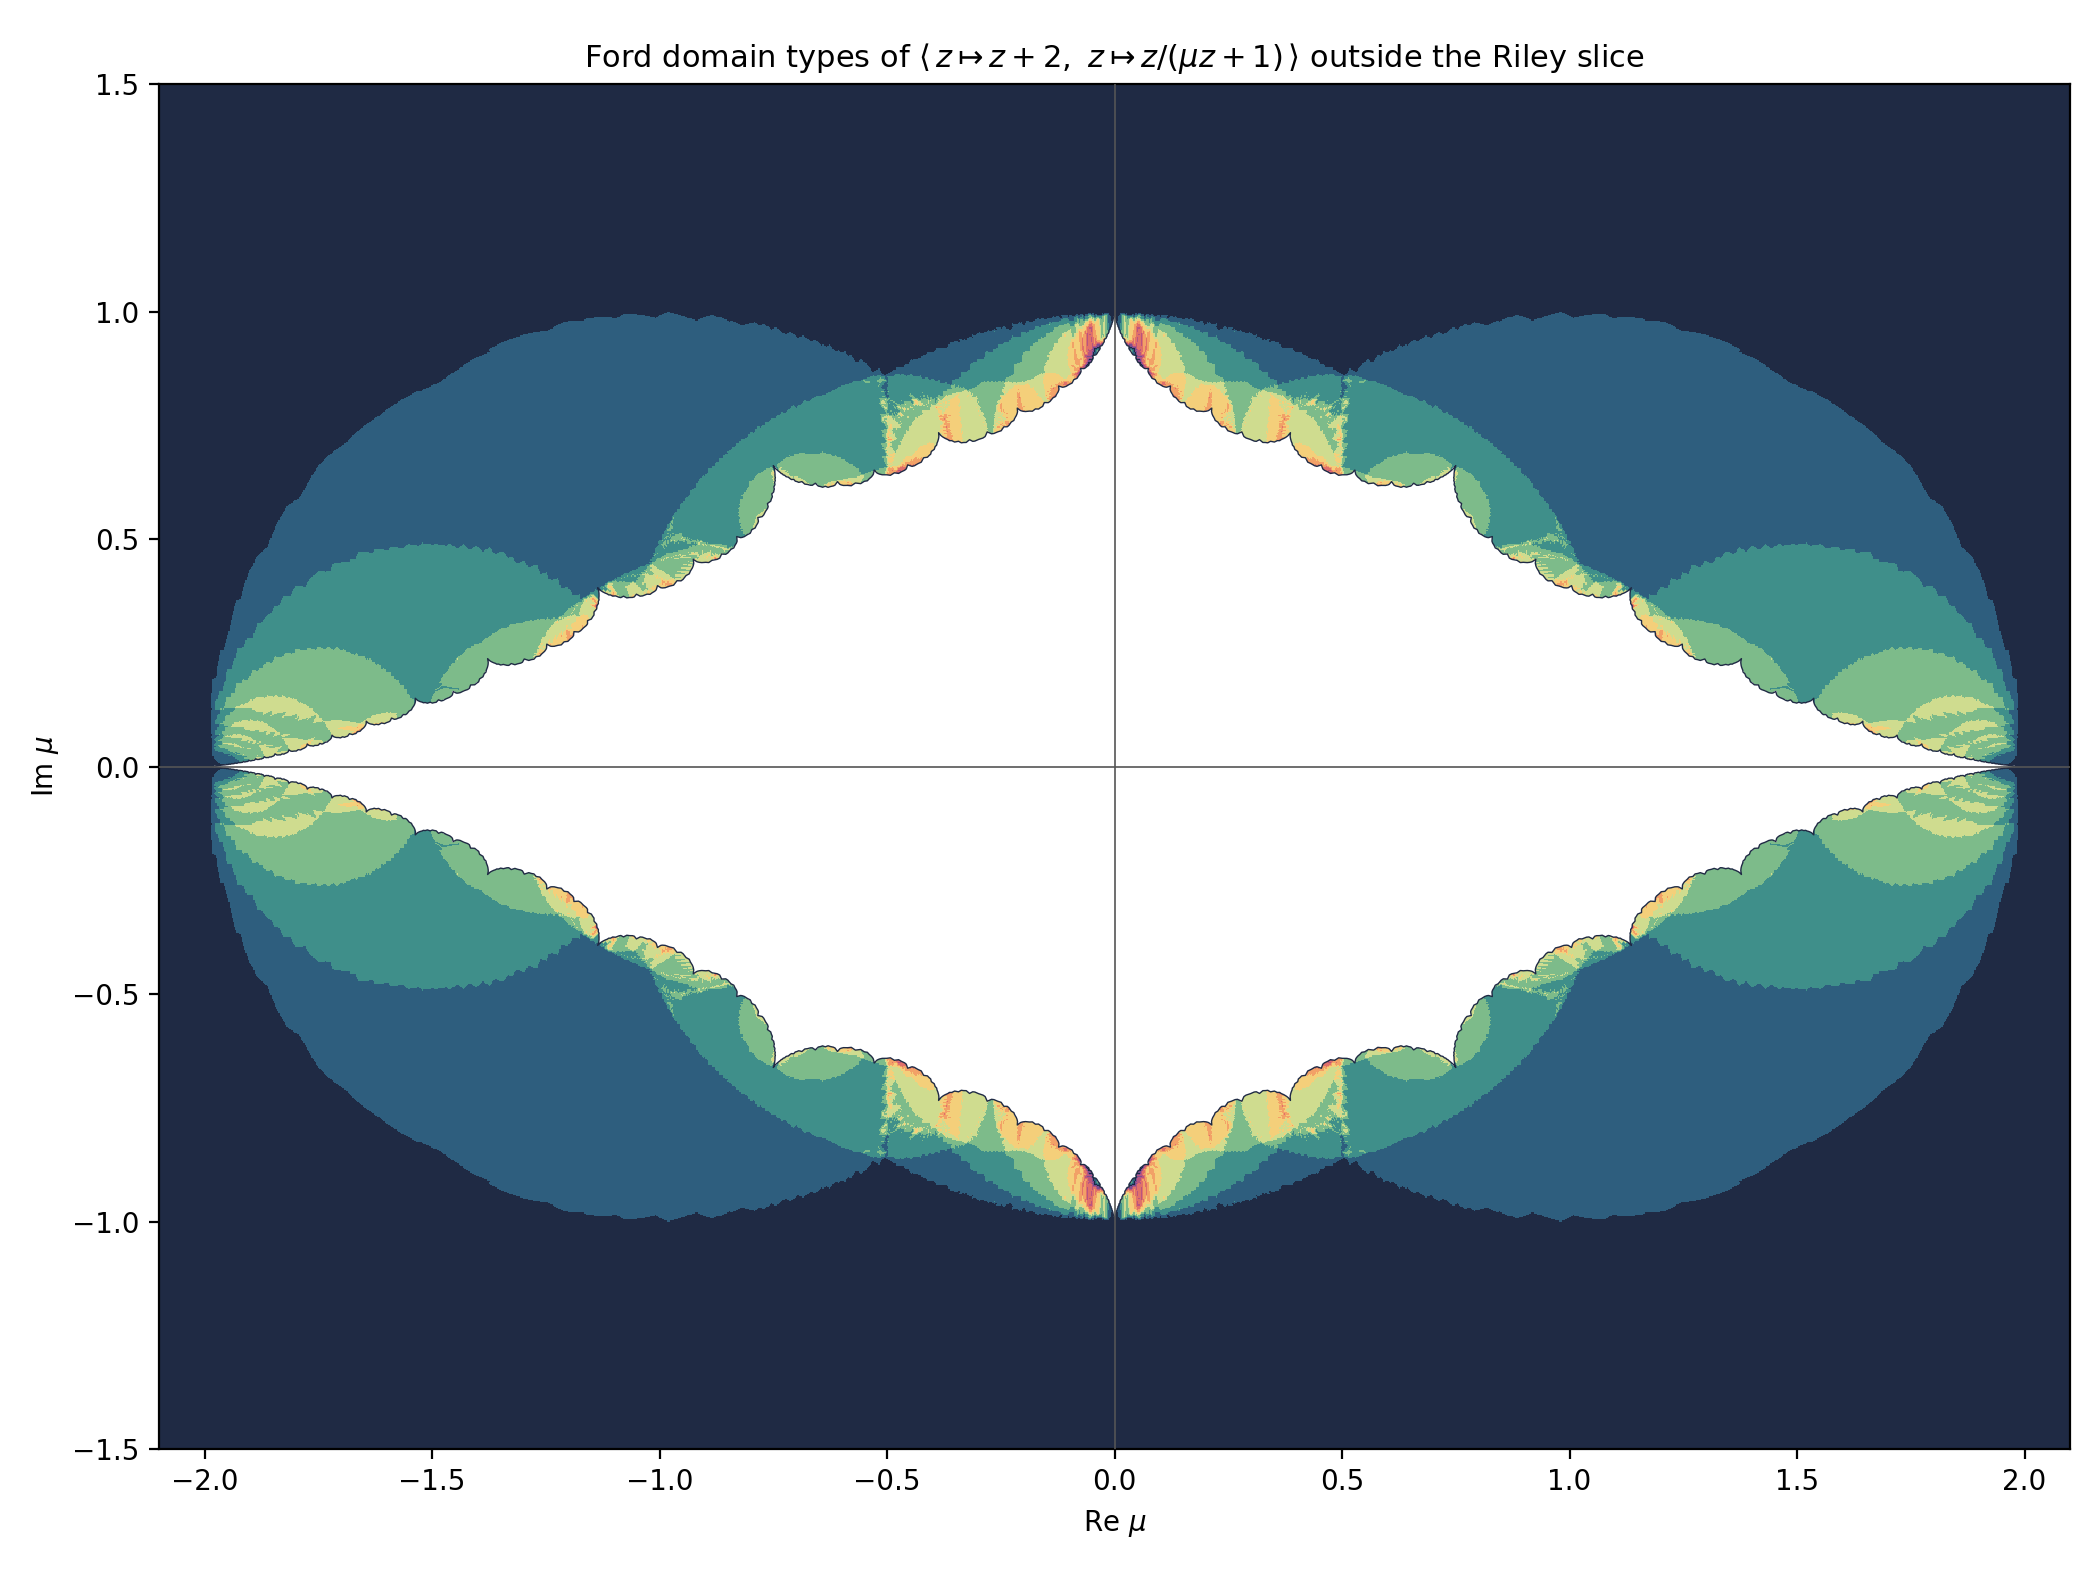

The script that saved this image:
"""Combinatorial types of Ford domains on the exterior of the Riley slice.

Coordinates.  G_mu = < X, Y > with
    X = [[1, 2], [0, 1]]    z -> z + 2       (parabolic, fixes infinity)
    Y = [[1, 0], [mu, 1]]   z -> z/(mu z + 1) (parabolic, fixes 0)
so mu = z/2 for the z of riley.py (tr X Y^-1 = 2 - 2 mu = Phi_{0/1}(z)).  The
Riley slice boundary meets the real axis at +-2 (slopes 0/1, 1/1) and the
imaginary axis at +-i (slope 1/2).

Ford domain.  Infinity is the fixed point of X, so the Ford domain of G_mu in
H^3 is the slab  |Re z| <= 1  above every isometric hemisphere: the
hemisphere over the circle |c z + d| = 1 (centre -d/c, radius 1/|c|) for each
g = [[a, b], [c, d]].  Left-multiplying g by X^k leaves (c, d) unchanged, and
right-multiplying translates the hemisphere by 2k, so it suffices to take
reduced words that begin and end in Y^{+-1}, centres mod 2.  A hemisphere is a
FACE of the Ford domain when, somewhere over the strip, it is the highest one
(and above the plane).  Seen from infinity the faces tile the strip like a
power diagram: hemisphere i is highest at p iff it maximises
r_i^2 - |p - c_i|^2.

Regions.  The set of words giving faces is locally constant on the exterior
of the Riley slice.  The coloured regions are its level sets, coloured by
DEPTH: the least number of region walls crossed coming in from the outermost
region (faces Y and Y^-1 only).  Depth accumulates at every cusp of the
boundary, which gives the nested scallops.

Candidate words.  The face words are suffix-closed in practice (each is
Y^{+-1} X^{+-1} times a shorter face word), so candidates are grown one
Y-syllable at a time, keeping the extensions that become faces somewhere on a
sample of parameters.

The white region is the complement of the Riley slice: the polygon through
the rational cusps, found by tracing the principal pleating rays exactly as in
riley.py.  The rays themselves are not drawn.

Run time: a few minutes on 4 cores (labels are computed in parallel).
"""
import os
import time
import numpy as np
from multiprocessing import Pool

XLIM, YLIM = 2.1, 1.5     # window [-XLIM, XLIM] x [-YLIM, YLIM]
NX = 1680                 # raster width over [-XLIM, XLIM] (quadrant: NX/2)
STRIDE0 = 8               # first labelling stride; refined 8 -> 4 -> 2 -> 1
NP = 56                   # sample grid (NP x NP) over the strip per parameter
MAXLEVEL = 8              # candidate words have <= MAXLEVEL Y-syllables
RMIN = 1.5e-3             # ignore hemispheres smaller than this
QRAY = 64                 # pleating-ray slopes for the boundary polygon

# Palette indexed by depth (cycled past the end): ink -> teal -> sage ->
# straw -> apricot -> rose -> plum, a calmer take on the original's rainbow.
PALETTE = ["#1f2a44", "#2e5e7e", "#3f8f8a", "#7dbb8a", "#cfdc8f",
           "#f4cf7a", "#f2a167", "#e0706a", "#b8557f", "#7c4d8f"]
OUTFILE = "fordDomains.png"


# =============================================================================
# 1. Riley slice boundary (cusp polygon) via principal pleating rays.
#    Condensed from riley.py: Stern-Brocot paths, cancellation-free Farey
#    recursion, rays traced in from |z| = 30 to their cusps.
# =============================================================================
def riley_boundary():
    path = {(0, 1): None, (1, 1): None}
    stack = [((0, 1), (1, 1), ())]
    while stack:
        L, R, pth = stack.pop()
        m = (L[0] + R[0], L[1] + R[1])
        if m[1] > QRAY:
            continue
        path[m] = pth
        stack.append((L, m, pth + (0,)))
        stack.append((m, R, pth + (1,)))
    fracs = sorted(path, key=lambda f: -(len(path[f]) if path[f] else -1))
    slopes = np.array([p / q for p, q in fracs])
    maxd = max(len(path[f]) for f in fracs if path[f])
    P = np.full((len(fracs), maxd), -1, np.int8)
    for i, f in enumerate(fracs):
        if path[f]:
            P[i, :len(path[f])] = path[f]
    nact = [int((P[:, k] >= 0).sum()) for k in range(maxd)]
    endpt = np.array([path[f] is None for f in fracs])
    sgn = np.where(slopes < 0.5, -1.0, 1.0)

    def phi(z):
        one = np.ones_like(z)
        a, b, c = 2 - z, 2 + z, 2 * one
        da, db, dc = -one, one, 0 * one
        m, dm = 8 - a * b - c, -(da * b + a * db) - dc
        val, dval = m.copy(), dm.copy()
        for k, n in enumerate(nact):
            s = slice(0, n)
            gl = P[s, k] == 0
            ak, bk, mk = a[s].copy(), b[s].copy(), m[s].copy()
            dak, dbk, dmk = da[s].copy(), db[s].copy(), dm[s].copy()
            a[s] = np.where(gl, ak, mk); da[s] = np.where(gl, dak, dmk)
            b[s] = np.where(gl, mk, bk); db[s] = np.where(gl, dmk, dbk)
            c[s] = np.where(gl, bk, ak); dc[s] = np.where(gl, dbk, dak)
            m[s] = 8 - a[s] * b[s] - c[s]
            dm[s] = -(da[s] * b[s] + a[s] * db[s]) - dc[s]
            val[s], dval[s] = m[s], dm[s]
        return np.where(endpt, 2 + sgn * z, val), np.where(endpt, sgn, dval)

    z = 30.0 * np.exp(1j * np.pi * slopes)
    T = np.abs(phi(z)[0])
    for _ in range(12):
        v, dv = phi(z)
        z = z - (v + T) / dv
    t, scale = T - 2.0, np.ones(len(z))
    alive = np.ones(len(z), bool)
    for _ in range(1600):
        if not alive.any():
            break
        cap = np.maximum(0.06, 0.05 * np.abs(z))
        dp = phi(z)[1]
        dp = np.where(np.abs(dp) < 1e-300, 1e-300, dp)
        dt = np.minimum(scale * cap * np.abs(dp), 0.6 * t)
        tn = np.maximum(t - dt, 0.0)
        target = -2.0 - tn
        zn = z + (t - tn) / dp
        for _ in range(3):
            vn, dpn = phi(zn)
            dpn = np.where(np.abs(dpn) < 1e-300, 1e-300, dpn)
            zn = zn - (vn - target) / dpn
        err = np.abs(phi(zn)[0] - target)
        ok = (alive & (err < 1e-7 * (1 + np.abs(target)))
              & (np.abs(zn - z) < cap * 1.001))
        z = np.where(ok, zn, z)
        t = np.where(ok, tn, t)
        scale = np.where(ok, np.minimum(scale * 1.4, 1.0), scale * 0.5)
        alive = alive & ~(alive & ~ok & (scale < 1e-9)) & (t > 1e-9)
    cusp = z[np.argsort(slopes)] / 2                     # z -> mu
    return np.concatenate([np.column_stack([cusp.real, cusp.imag]),
                           np.column_stack([cusp.real[::-1], -cusp.imag[::-1]])])


# =============================================================================
# 2. Isometric hemispheres and Ford faces (vectorised over parameters).
# =============================================================================
def bottom_rows(words, mu):
    """(c, d) of every word at every parameter; shared prefixes once.
    Words are strings in X, x = X^-1, Y, y = Y^-1."""
    one, zero = np.ones_like(mu), np.zeros_like(mu)
    gen = {"X": (one, 2 * one, zero, one), "x": (one, -2 * one, zero, one),
           "Y": (one, zero, mu, one), "y": (one, zero, -mu, one)}
    memo = {"": (one, zero, zero, one)}

    def mat(w):
        if w not in memo:
            a, b, c, d = mat(w[:-1])
            e, f, g, h = gen[w[-1]]
            memo[w] = (a * e + b * g, a * f + b * h, c * e + d * g, c * f + d * h)
        return memo[w]
    return (np.array([mat(w)[2] for w in words]),
            np.array([mat(w)[3] for w in words]))


_PX = np.linspace(-1, 1, NP, endpoint=False) + 1 / NP
_TQ = np.linspace(0, 1, NP)


def faces(words, mu, chunk=24):
    """Boolean (len(mu), len(words)): which hemispheres are Ford faces.
    Over each sample point p of the strip the face is the hemisphere
    maximising r^2 - |p - c|^2; only the nearest translate (mod 2) of a
    hemisphere can win, so no copies are needed."""
    vis = np.zeros((len(mu), len(words)), bool)
    for s in range(0, len(mu), chunk):
        m = mu[s:s + chunk]
        C, D = bottom_rows(words, m)                       # (W, n)
        r = 1 / np.abs(C)
        ctr = -D / C
        big = r > RMIN
        r2 = np.where(big, r * r, -np.inf)
        ylo = np.where(big, ctr.imag - r, np.inf).min(0)
        yhi = np.where(big, ctr.imag + r, -np.inf).max(0)
        py = ylo[:, None] + (yhi - ylo)[:, None] * _TQ      # (n, NP)
        dx = (_PX[None, None, :] - ctr.real[:, :, None] + 1) % 2 - 1
        dy = py[None, :, :] - ctr.imag[:, :, None]
        f = r2[:, :, None, None] - dy[:, :, :, None] ** 2 - dx[:, :, None, :] ** 2
        a = f.argmax(0)
        ok = np.take_along_axis(f, a[None], 0)[0] > 0
        rows = np.broadcast_to(np.arange(len(m))[:, None, None], a.shape)
        vis[s + rows[ok], a[ok]] = True
    return vis


def faces_parallel(pool, words, mu, nproc):
    if pool is None or len(mu) < 400:
        return faces(words, mu)
    parts = np.array_split(mu, 8 * nproc)
    return np.concatenate(pool.starmap(faces, [(words, p) for p in parts]))


# =============================================================================
# 3. Main: candidates, labels on the first quadrant, depth, render.
# =============================================================================
def main():
    t0 = time.time()
    import matplotlib
    matplotlib.use("Agg")
    import matplotlib.pyplot as plt
    from matplotlib.path import Path
    from matplotlib.colors import ListedColormap

    poly = riley_boundary()
    slice_path = Path(poly)

    def outside(mu):
        return ~slice_path.contains_points(np.column_stack([mu.real, mu.imag]))
    print(f"boundary through {len(poly) // 2} cusps  [{time.time() - t0:.0f}s]")

    nproc = os.cpu_count() or 1
    pool = Pool(nproc) if nproc > 1 else None

    # ---- grow candidate words on a sample: grid + points near the boundary
    gx, gy = np.meshgrid(np.linspace(0, XLIM, 60), np.linspace(0, YLIM, 44))
    bq = poly[: len(poly) // 2]
    bz = bq[:, 0] + 1j * bq[:, 1]
    bz = bz[(bz.real >= -1e-9) & (bz.imag >= -1e-9)][::2]
    nrm = bz / np.abs(bz)
    sample = np.concatenate([(gx + 1j * gy).ravel()] +
                            [bz + d * nrm for d in (0.008, 0.02, 0.04, 0.08, 0.15)])
    sample = sample[outside(sample)]
    words, frontier = ["Y", "y"], ["Y", "y"]
    for level in range(2, MAXLEVEL + 1):
        ext = sorted({a + b + w for w in frontier for a in "Yy" for b in "Xx"})
        vis = faces_parallel(pool, words + ext, sample, nproc).any(0)
        frontier = [w for w, v in zip(ext, vis[len(words):]) if v]
        words += frontier
        print(f"  level {level}: kept {len(frontier):3d} of {len(ext):3d} "
              f"extensions -> {len(words)} words  [{time.time() - t0:.0f}s]")
        if not frontier:
            break
    words = [w for w, v in zip(words, faces_parallel(pool, words, sample, nproc).any(0)) if v]

    # ---- label the first quadrant, refining 8 -> 4 -> 2 -> 1 near walls
    dx = 2 * XLIM / NX
    nx, ny = int(round(XLIM / dx)), int(round(YLIM / dx))
    MU = ((np.arange(nx) + 0.5) * dx)[None, :] + 1j * ((np.arange(ny) + 0.5) * dx)[:, None]
    OUT = outside(MU.ravel()).reshape(MU.shape)
    ids = {}

    def label(mu):
        keys = np.packbits(faces_parallel(pool, words, mu, nproc), axis=1)
        return np.array([ids.setdefault(bytes(k), len(ids)) for k in keys], int)

    s = STRIDE0
    sub = (slice(0, None, s), slice(0, None, s))
    lab = np.full(MU[sub].shape, -1)
    lab[OUT[sub]] = label(MU[sub][OUT[sub]])
    ncomp = OUT[sub].sum()
    while s > 1:
        s //= 2
        sub = (slice(0, None, s), slice(0, None, s))
        shp = MU[sub].shape
        prev = lab
        up = np.repeat(np.repeat(prev, 2, 0), 2, 1)[:shp[0], :shp[1]]
        pad = np.pad(prev, 1, mode="edge")
        uni = prev >= 0
        for oy in (-1, 0, 1):
            for ox in (-1, 0, 1):
                uni &= pad[1 + oy:1 + oy + prev.shape[0], 1 + ox:1 + ox + prev.shape[1]] == prev
        uni = np.repeat(np.repeat(uni, 2, 0), 2, 1)[:shp[0], :shp[1]]
        known = np.zeros(shp, bool)
        known[::2, ::2] = True
        out = OUT[sub]
        lab = np.where(out & (uni | known), up, -1)
        todo = out & ~uni & ~known
        lab[todo] = label(MU[sub][todo])
        ncomp += todo.sum()
        print(f"  stride {s}: computed {todo.sum()} new pixels  "
              f"[{time.time() - t0:.0f}s]")
    if pool is not None:
        pool.close()
    print(f"{ncomp} of {OUT.sum()} pixels computed directly; "
          f"{len(words)} candidate words, {len(ids)} Ford-domain types")

    # ---- depth: least walls crossed from the outermost region (top corner)
    BIG = 1 << 30
    depth = np.where(lab == lab[-1, -1], 0, BIG)
    valid = lab >= 0
    for sweep in range(100000):
        new = depth.copy()
        np.minimum(new[1:], depth[:-1] + (lab[1:] != lab[:-1]), out=new[1:])
        np.minimum(new[:-1], depth[1:] + (lab[:-1] != lab[1:]), out=new[:-1])
        np.minimum(new[:, 1:], depth[:, :-1] + (lab[:, 1:] != lab[:, :-1]), out=new[:, 1:])
        np.minimum(new[:, :-1], depth[:, 1:] + (lab[:, :-1] != lab[:, 1:]), out=new[:, :-1])
        new[~valid] = BIG
        if np.array_equal(new, depth):
            break
        depth = new
    print(f"depth: {sweep} sweeps, max {depth[valid].max()}  [{time.time() - t0:.0f}s]")

    # ---- render; mu -> -mu and mu -> conj(mu) are symmetries of the picture
    q = np.where(valid, depth % len(PALETTE), -1).astype(float)
    top = np.hstack([q[:, ::-1], q])
    img = np.vstack([top[::-1], top])
    img[img < 0] = np.nan
    cmap = ListedColormap(PALETTE)
    cmap.set_bad("white")

    fig, ax = plt.subplots(figsize=(10.5, 7.9), dpi=200)
    ax.imshow(img, cmap=cmap, vmin=-0.5, vmax=len(PALETTE) - 0.5,
              origin="lower", extent=(-XLIM, XLIM, -YLIM, YLIM),
              interpolation="nearest")
    ax.fill(poly[:, 0], poly[:, 1], color="white", lw=0, zorder=2)
    ax.plot(np.append(poly[:, 0], poly[0, 0]), np.append(poly[:, 1], poly[0, 1]),
            color="#1f2a44", lw=0.5, zorder=3)
    ax.axhline(0, color="#555555", lw=0.6, zorder=4)
    ax.axvline(0, color="#555555", lw=0.6, zorder=4)
    ax.set_xlim(-XLIM, XLIM)
    ax.set_ylim(-YLIM, YLIM)
    ax.set_aspect("equal")
    ax.set_xticks(np.arange(-2, 2.01, 0.5))
    ax.set_yticks(np.arange(-1.5, 1.51, 0.5))
    ax.set_xlabel(r"Re $\mu$")
    ax.set_ylabel(r"Im $\mu$")
    ax.set_title(r"Ford domain types of $\langle\, z\mapsto z+2,\ "
                 r"z\mapsto z/(\mu z+1)\,\rangle$ outside the Riley slice",
                 fontsize=11)
    fig.tight_layout()
    out = os.path.join(os.path.dirname(os.path.abspath(__file__)), OUTFILE)
    fig.savefig(out)
    print(f"saved {out}  [{time.time() - t0:.0f}s]")


if __name__ == "__main__":
    main()
